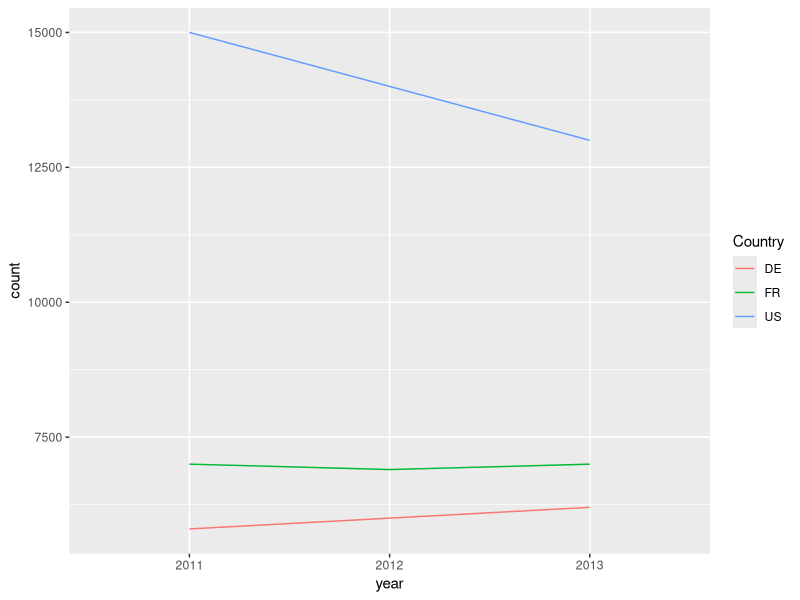

Write R code to recreate this figure.
library(tidyverse)
library(readxl)

#visualize the relationship between year and number of sports fans by country
untidy1 <- read_excel("9_statistics/untidy1.xlsx")%>%
  pivot_longer("2011":"2013", names_to = "year", values_to = "count")%>%
  ggplot(aes(year, count, color = Country))+
  geom_line(aes(group = Country))

untidy1

#determine the total mean number of units by city regardless of their size
untidy2 <- read_csv("9_statistics/untidy2.csv")%>%
  pivot_longer(large:small, names_to = "type", values_to = "values")%>%
  group_by(city)%>%
  summarise(mean_value = mean(values))
  

#figure out the state with the highest income to rent ratio
untidy3 <- read_csv("9_statistics/untidy3.csv")%>%
  pivot_wider(names_from = variable, values_from = estimate)%>%
  mutate(income_rent_ratio = income / rent)%>%
  arrange(desc(income_rent_ratio))%>%
  slice(1:5)

